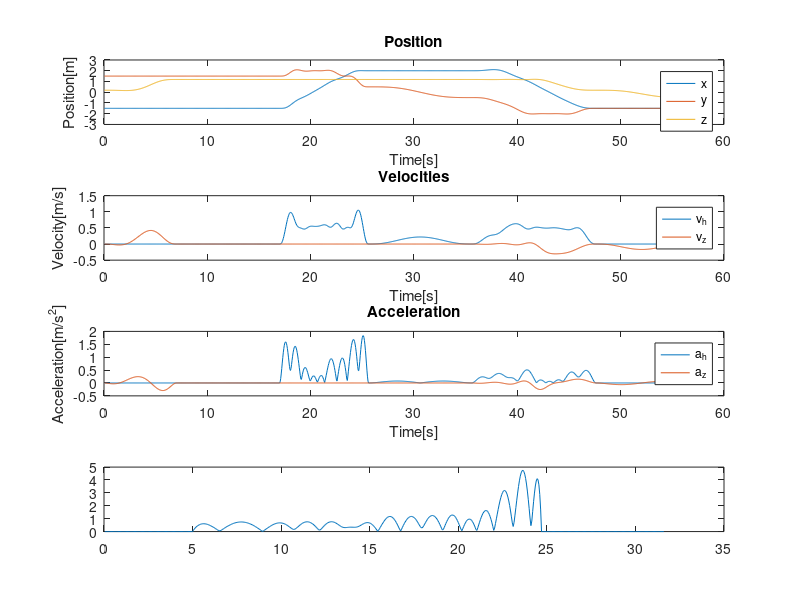

This figure's MATLAB source: (Note: this script raises an error after producing the figure.)
function plotTrajectory()

fileID = fopen('path7.txt','r');
formatSpec = "%f %f %f %f %f %f %f %f %f %f %f";
A = fscanf(fileID,formatSpec, [11 inf])';
fclose(fileID);
N_datapoints = size(A,1);
time_vec = 0.05:0.05:(N_datapoints * 0.05);
v_h = sqrt(A(:,4).^2 + A(:,5).^2);
a_h = sqrt(A(:,7).^2 + A(:,8).^2);

fileID_Js = fopen('Js.txt','r');
formatSpec = "%f %f %f";
JsMatrix = fscanf(fileID, formatSpec, [3 inf])';
fclose(fileID_Js);
N_datapoints_Js = size(JsMatrix,1);
time_vec_Js = 0.05:0.05:(N_datapoints_Js * 0.05);

Js_h = sqrt(JsMatrix(:,1).^2 + JsMatrix(:,2).^2);

figure()
subplot(4,1,1);
plot(time_vec, A(:,1));
hold on
plot(time_vec, A(:,2));
hold on
plot(time_vec, A(:,3));
title('Position')
xlabel('Time[s]')
ylabel('Position[m]')
legend('x','y','z')

subplot(4,1,2);
plot(time_vec, v_h);
hold on
plot(time_vec, A(:,6));
title('Velocities')
xlabel('Time[s]')
ylabel('Velocity[m/s]')
legend('v_h','v_z')

subplot(4,1,3);
plot(time_vec, a_h);
hold on
plot(time_vec, A(:,9));
title('Acceleration');
xlabel('Time[s]')
ylabel('Acceleration[m/s^2]')
legend('a_h','a_z')

subplot(4,1,4);
plot(time_vec_Js, Js_h);
hold on
plot(time_vec_Js, A(:,9));
title('Jerk');
xlabel('Time[s]')
ylabel('Jerk[m/s^3]')
legend('Js_h','a_z')

end